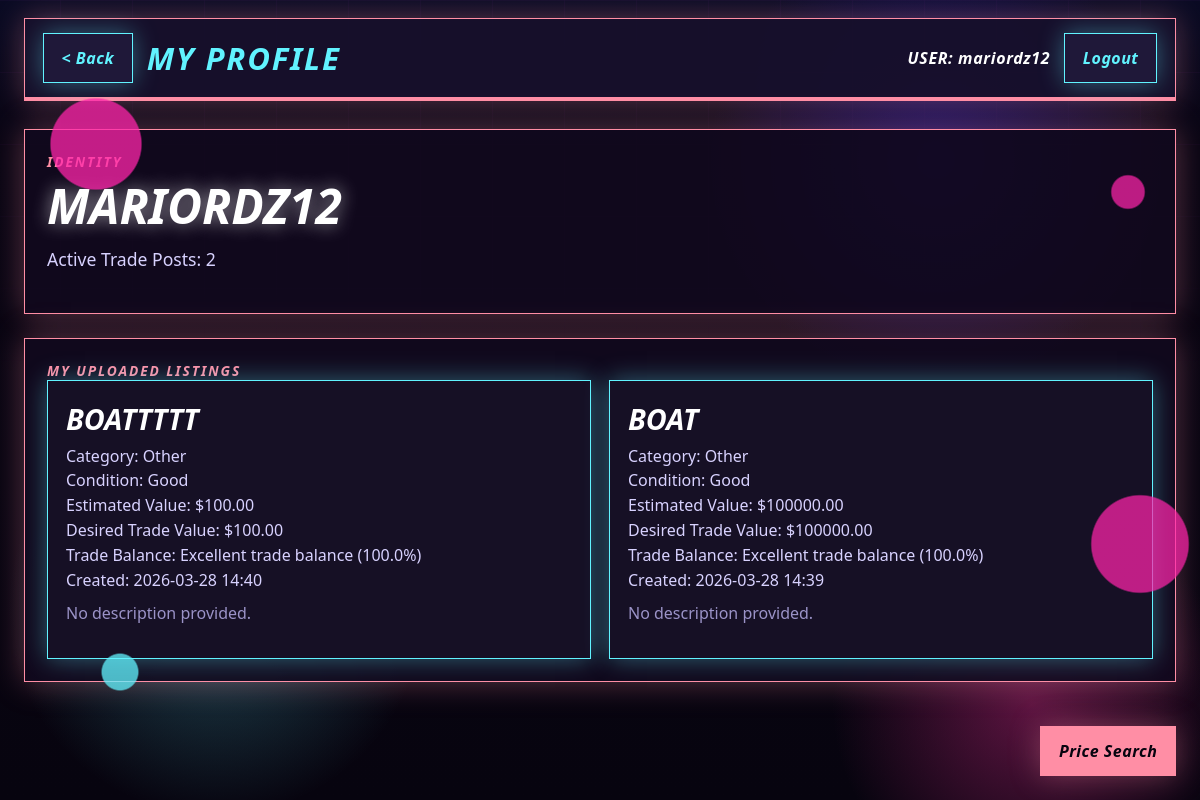
/profile (signed in), run on an earlier commit of the app's database.
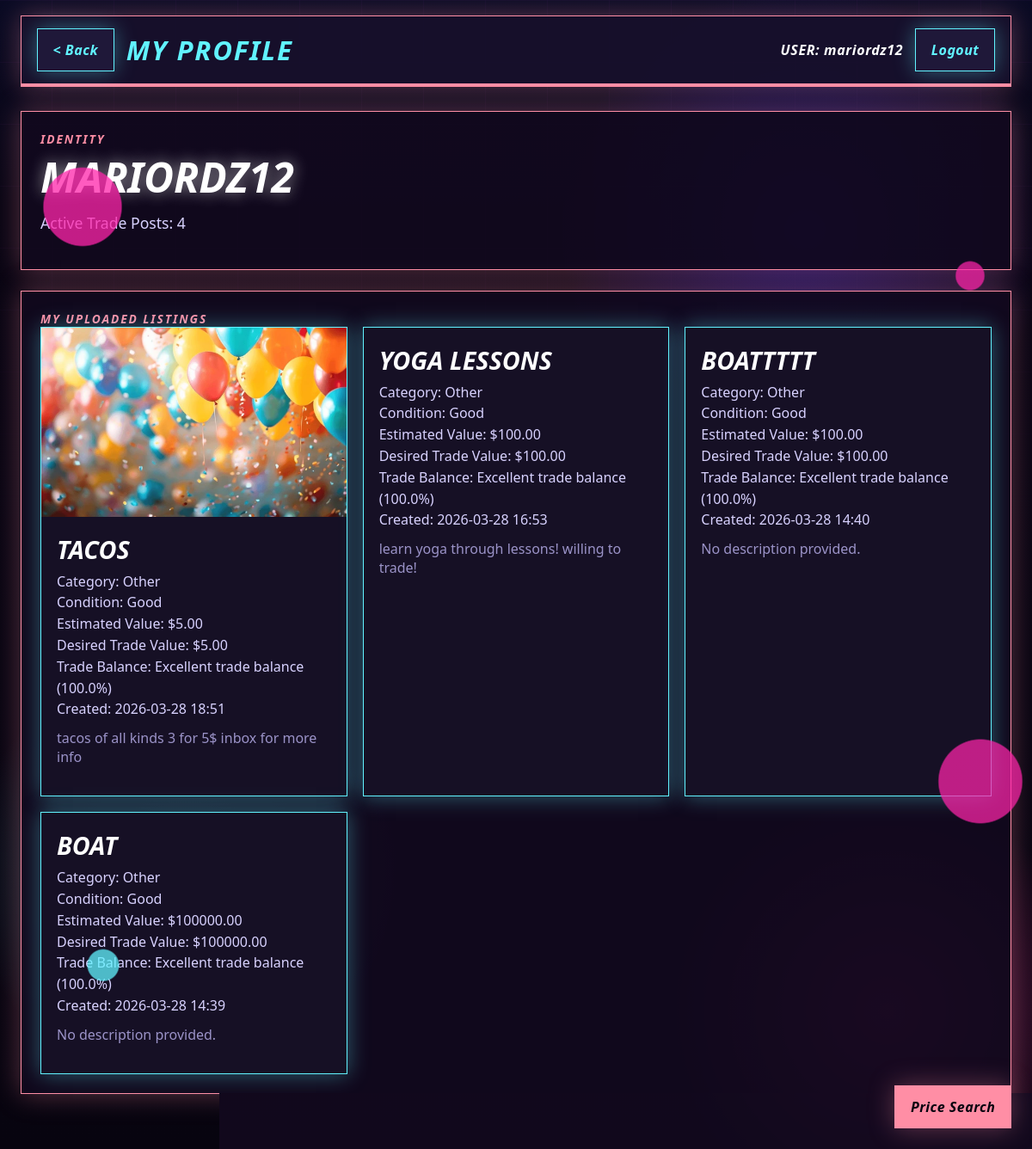
And on a later commit of the database.
### tables this page shows
CREATE TABLE items (
            id INTEGER PRIMARY KEY AUTOINCREMENT,
            user_id INTEGER NOT NULL,
            title TEXT NOT NULL,
            category TEXT NOT NULL,
            condition TEXT NOT NULL,
            description TEXT,
            estimated_value REAL NOT NULL,
            desired_trade_value REAL NOT NULL,
            photo_path TEXT,
            created_at TEXT NOT NULL,
            FOREIGN KEY(user_id) REFERENCES users(id)
        );

### web_app.py (the view)
@app.route("/profile")
@login_required
def profile():
    listings = decorate_listing_rows(get_user_items(current_user_id()))
    return render_template("profile.html", listings=listings)

### main.py (called while the page is built)
def get_db_connection() -> sqlite3.Connection:
    conn = sqlite3.connect(DB_NAME, timeout=10)
    conn.execute("PRAGMA journal_mode=WAL")
    return conn

def get_user_items(user_id: int) -> list[tuple]:
    conn = get_db_connection()
    cur = conn.cursor()
    cur.execute(
        """
        SELECT id, title, category, condition, description,
               estimated_value, desired_trade_value, photo_path, created_at
        FROM items
        WHERE user_id = ?
        ORDER BY id DESC
        """,
        (user_id,),
    )
    rows = cur.fetchall()
    conn.close()
    return rows

def fairness_score(my_value: float, target_value: float) -> tuple[str, float]:
    if my_value <= 0 or target_value <= 0:
        return "Unknown", 0.0
    ratio = min(my_value, target_value) / max(my_value, target_value)
    score = round(ratio * 100, 1)
    if score >= 90:
        label = "Excellent trade balance"
    elif score >= 75:
        label = "Good trade balance"
    elif score >= 60:
        label = "Possible trade gap"
    else:
        label = "Unbalanced trade"
    return label, score

def format_timestamp(timestamp_text: str) -> str:
    return timestamp_text[:16].replace("T", " ")

### web_app.py (called while the page is built)
def current_user_id() -> int | None:
    user_id = session.get("user_id")
    return int(user_id) if user_id is not None else None

def current_username() -> str:
    return session.get("username", "")

def login_required(view_func):
    @wraps(view_func)
    def wrapped_view(*args, **kwargs):
        if current_user_id() is None:
            return redirect(url_for("auth"))
        return view_func(*args, **kwargs)
    return wrapped_view

def photo_url(photo_path: str) -> str | None:
    if not photo_path:
        return None
    normalized = photo_path.replace("\\", "/")
    uploads_prefix = f"{UPLOADS_DIR}/"
    if normalized.startswith(uploads_prefix):
        return url_for("uploaded_file", filename=normalized[len(uploads_prefix):])
    if os.path.exists(photo_path):
        filename = os.path.basename(photo_path)
        candidate = os.path.join(UPLOADS_DIR, filename)
        if os.path.exists(candidate):
            return url_for("uploaded_file", filename=filename)
    return None

@app.context_processor
def inject_shell_context():
    return {
        "shell_username": current_username(),
        "photo_url": photo_url,
    }

### templates/profile.html (shortened to what this page needs)
{% extends "base.html" %}
{% set topbar_title = "MY PROFILE" %}
{% set back_endpoint = "hub" %}
{% block content %}
<section class="page-grid" style="margin-top: 28px;">
    <section class="panel">
        <div class="section-label">Identity</div>
        <h1 class="section-title">{{ shell_username }}</h1>
        <p class="hero-copy">Active Trade Posts: {{ listings|length }}</p>
    </section>
    <section class="list-panel">
        <div class="section-label">My Uploaded Listings</div>
        {% if listings %}
            <div class="listings-grid">
                {% for listing in listings %}
                    <article class="listing-card">
                        {% if listing.photo_url %}
                            <img src="{{ listing.photo_url }}" alt="{{ listing.title }}">
                        {% endif %}
                        <div class="listing-content">
                            <h2 class="listing-title">{{ listing.title }}</h2>
                            <div class="listing-meta">
                                <div>Category: {{ listing.category }}</div>
                                <div>Condition: {{ listing.condition }}</div>
                                <div>Estimated Value: ${{ '%.2f'|format(listing.estimated_value) }}</div>
                                <div>Desired Trade Value: ${{ '%.2f'|format(listing.desired_trade_value) }}</div>
                                <div>Trade Balance: {{ listing.balance_label }} ({{ listing.balance_score }}%)</div>
                                <div>Created: {{ listing.created_at }}</div>
                            </div>
                            <p class="listing-note">{{ listing.description }}</p>
                        </div>
                    </article>
                {% endfor %}
            </div>
        {% else %}
            <div class="empty-state">You do not have any uploaded trade listings yet. Use Upload Trade from the main hub to create one.</div>
        {% endif %}
    </section>
</section>
{% endblock %}

### templates/base.html (shortened to what this page needs)
<!doctype html>
<html lang="en">
<head>
    <link rel="stylesheet" href="{{ url_for('static', filename='site.css') }}">
</head>
<body>
    <div class="site-shell">
        {% block topbar %}
            <header class="topbar">
                <div class="topbar-inner">
                    <div class="brand-left">
                        {% if back_endpoint %}
                            <a class="nav-btn" href="{{ url_for(back_endpoint) }}">&lt; Back</a>
                        {% endif %}
                        <div class="brand-title">{{ topbar_title or "CYBER XCHANGE" }}</div>
                    </div>
                    <div class="brand-right">
                        {% if shell_username %}
                            <div class="user-chip">USER: {{ shell_username }}</div>
                            <a class="nav-btn" href="{{ url_for('logout') }}">Logout</a>
                        {% endif %}
                    </div>
                </div>
                <div class="brand-line"></div>
            </header>
        {% endblock %}
        {% block content %}{% endblock %}
    </div>
    {% if shell_username %}
        <div class="floating-search" id="price-search-widget">
            <button class="action-btn" type="button" onclick="togglePriceSearch()">Price Search</button>
        </div>
    {% endif %}
</body>
</html>

What changed in the data, as far as the page shows it:
added items: title "TACOS", category "Other", condition "Good", estimated_value "5.00", desired_trade_value "5.00", balance_label "Excellent trade balance", balance_score "100.0", created_at "2026-03-28 18:51", description "tacos of all kinds 3 for 5$ inbox for more info"
added items: title "YOGA LESSONS", category "Other", condition "Good", estimated_value "100.00", desired_trade_value "100.00", balance_label "Excellent trade balance", balance_score "100.0", created_at "2026-03-28 16:53", description "learn yoga through lessons! willing to trade!"
Also different on the page:
{{ listings|length }}: "2" → "4"
